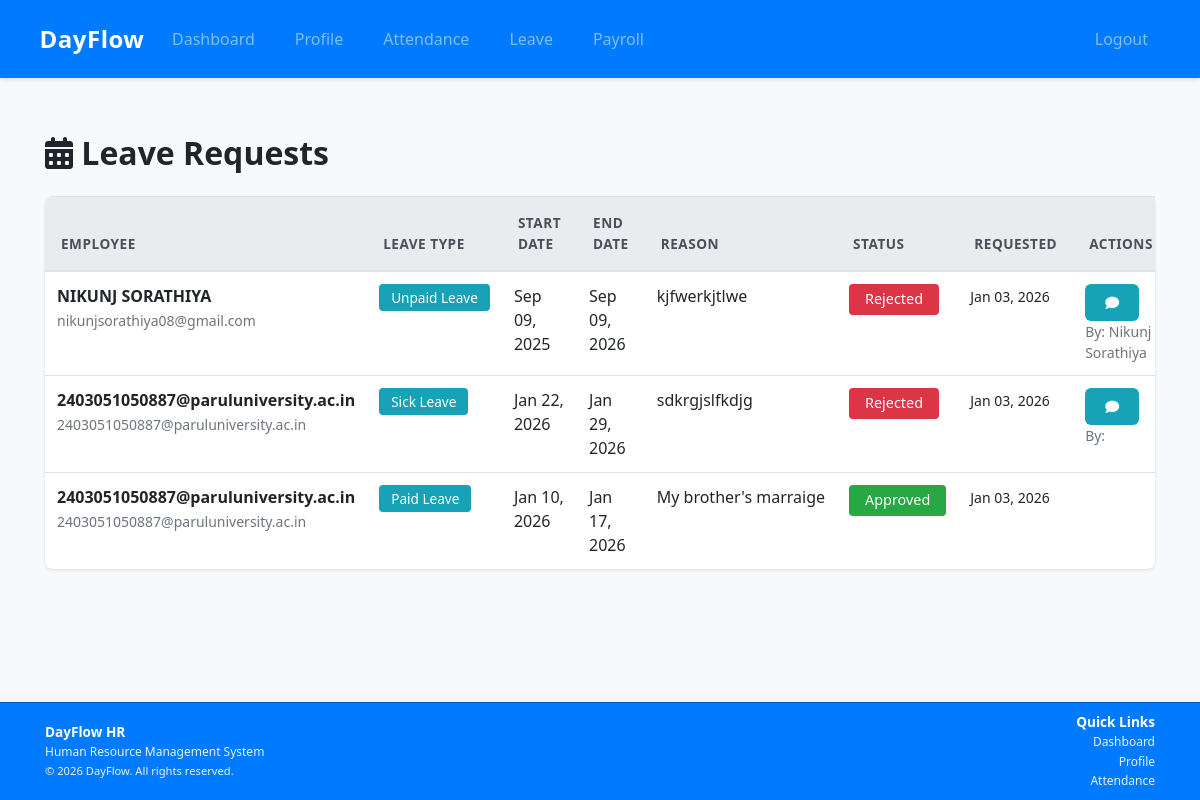
The app's page /leave/ (signed in) with its own data.
### apps/leave/models.py (models this page shows, shortened)
class LeaveRequest(models.Model):
    STATUS_CHOICES = [
        ('pending', 'Pending'),
        ('approved', 'Approved'),
        ('rejected', 'Rejected'),
    ]
    LEAVE_TYPE_CHOICES = [
        ('paid', 'Paid Leave'),
        ('sick', 'Sick Leave'),
        ('unpaid', 'Unpaid Leave'),
    ]
    employee = models.ForeignKey(User, on_delete=models.CASCADE, related_name='leave_requests')
    leave_type = models.CharField(max_length=10, choices=LEAVE_TYPE_CHOICES, default='paid')
    start_date = models.DateField()
    end_date = models.DateField()
    reason = models.TextField()
    status = models.CharField(max_length=10, choices=STATUS_CHOICES, default='pending')
    requested_at = models.DateTimeField(auto_now_add=True)
    approved_at = models.DateTimeField(null=True, blank=True)
    approved_by = models.ForeignKey(User, on_delete=models.SET_NULL, null=True, blank=True, related_name='approved_leaves')
    admin_comments = models.TextField(blank=True, null=True)

### apps/accounts/models.py (models this page shows, shortened)
class User(AbstractUser):
    ROLE_CHOICES = [
        ('employee', 'Employee'),
        ('admin', 'Admin'),
    ]
    email = models.EmailField(unique=True)
    role = models.CharField(max_length=10, choices=ROLE_CHOICES, default='employee')
    email_verification_token = models.CharField(max_length=100, blank=True, null=True)
    USERNAME_FIELD = 'email'
    REQUIRED_FIELDS = ['username']
    class Meta:
        app_label = 'accounts'

### apps/leave/views.py (the view)
# urls.py: path('', views.leave_list, name='leave_list'),
@login_required
def leave_list(request):
    if request.user.role == 'admin':
        leaves = LeaveRequest.objects.all().order_by('-requested_at')
    else:
        leaves = LeaveRequest.objects.filter(employee=request.user).order_by('-requested_at')
    return render(request, 'leave/leave_list.html', {'leaves': leaves})

### templates/leave/leave_list.html (shortened to what this page needs)
{% extends 'base.html' %}
{% block content %}
<div class="d-flex justify-content-between align-items-center mb-4">
    <h2 class="mb-0"><i class="fas fa-calendar-alt"></i> Leave Requests</h2>
</div>
<div class="card shadow-sm">
    <div class="card-body p-0">
        <div class="table-responsive">
            <table class="table table-hover mb-0">
                <thead class="thead-light">
                    <tr>
                        {% if user.role == 'admin' %}<th>Employee</th>{% endif %}
                        <th>Leave Type</th>
                        <th>Start Date</th>
                        <th>End Date</th>
                        <th>Reason</th>
                        <th>Status</th>
                        <th>Requested</th>
                        {% if user.role == 'admin' %}<th>Actions</th>{% endif %}
                    </tr>
                </thead>
                <tbody>
                    {% for leave in leaves %}
                        <tr class="animated-row">
                            {% if user.role == 'admin' %}
                                <td>
                                    <strong>{{ leave.employee.get_full_name|default:leave.employee.username }}</strong>
                                    <br><small class="text-muted">{{ leave.employee.email }}</small>
                                </td>
                            {% endif %}
                            <td>
                                <span class="badge badge-info">{{ leave.get_leave_type_display }}</span>
                            </td>
                            <td>{{ leave.start_date|date:"M d, Y" }}</td>
                            <td>{{ leave.end_date|date:"M d, Y" }}</td>
                            <td>
                                <div class="text-truncate" style="max-width: 200px;" title="{{ leave.reason }}">
                                    {{ leave.reason }}
                                </div>
                            </td>
                            <td>
                                <span class="badge badge-{% if leave.status == 'approved' %}success{% elif leave.status == 'rejected' %}danger{% else %}warning{% endif %} badge-lg">
                                    {{ leave.get_status_display }}
                                </span>
                            </td>
                            <td><small>{{ leave.requested_at|date:"M d, Y" }}</small></td>
                            {% if user.role == 'admin' %}
                                <td>
                                    {% if leave.status == 'pending' %}
                                        <a href="{% url 'approve_leave' leave.id %}" class="btn btn-sm btn-success">
                                            <i class="fas fa-check"></i> Review
                                        </a>
                                    {% else %}
                                        {% if leave.admin_comments %}
                                            <button type="button" class="btn btn-sm btn-info" data-toggle="tooltip" title="{{ leave.admin_comments }}">
                                                <i class="fas fa-comment"></i>
                                            </button>
                                        {% endif %}
                                        <small class="text-muted d-block">
                                            {% if leave.approved_by %}
                                                By: {{ leave.approved_by.get_full_name|default:leave.approved_by.username }}
                                            {% endif %}
                                        </small>
                                    {% endif %}
                                </td>
                            {% endif %}
                        </tr>
                    {% endfor %}
                </tbody>
            </table>
        </div>
    </div>
</div>
{% endblock %}

### static/css/style.css (style rules this page uses)
* { transition: all 0.3s ease; }
body { font-family: 'Segoe UI', Tahoma, Geneva, Verdana, sans-serif; background-color: #f8f9fa; min-height: 100vh; display: flex; flex-direction: column; }
.card { box-shadow: 0 1px 3px rgba(0,0,0,0.12); border: 1px solid #e9ecef; border-radius: 8px; margin-bottom: 1.5rem; transition: all 0.2s ease; background: white; }
.shadow-sm { box-shadow: 0 1px 3px rgba(0,0,0,0.12) !important; }
.btn { border-radius: 6px; font-weight: 500; padding: 0.5rem 1.25rem; transition: all 0.2s ease; border: none; }
.btn-info { background-color: #17a2b8; color: white; }
.table { border-radius: 8px; overflow: hidden; }
.table thead th { background-color: #f8f9fa; border-bottom: 2px solid #dee2e6; font-weight: 600; text-transform: uppercase; font-size: 0.85rem; letter-spacing: 0.5px; padding: 1rem; color: #495057; }
.table tbody tr { transition: all 0.2s ease; }
.badge { padding: 0.4rem 0.75rem; font-weight: 500; border-radius: 4px; font-size: 0.85rem; }
.card { border: none; box-shadow: 0 4px 6px rgba(0, 0, 0, 0.07); transition: all 0.3s ease; }
.badge-lg { padding: 0.5rem 1rem; font-size: 0.9rem; }
.badge-success { background-color: #28a745; color: white; }
.badge-danger { background-color: #dc3545; color: white; }
.badge-info { background-color: #17a2b8; color: white; }
h2 { color: #212529; font-weight: 600; margin-bottom: 1.5rem; }
.text-muted { color: #6c757d !important; }
html { scroll-behavior: smooth; }

### records on screen
LeaveRequest: employee.get_full_name "NIKUNJ SORATHIYA", employee.email "nikunjsorathiya08@gmail.com", leave_type "Unpaid Leave", start_date "Sep 09, 2025", end_date "Sep 09, 2026", reason "kjfwerkjtlwe", status "Rejected", requested_at "Jan 03, 2026", approved_by.get_full_name "Nikunj Sorathiya"
LeaveRequest: employee.get_full_name "2403051050887@paruluniversity.ac.in", employee.email "2403051050887@paruluniversity.ac.in", leave_type "Sick Leave", start_date "Jan 22, 2026", end_date "Jan 29, 2026", reason "sdkrgjslfkdjg", status "Rejected", requested_at "Jan 03, 2026"
LeaveRequest: employee.get_full_name "2403051050887@paruluniversity.ac.in", employee.email "2403051050887@paruluniversity.ac.in", leave_type "Paid Leave", start_date "Jan 10, 2026", end_date "Jan 17, 2026", reason "My brother's marraige", status "Approved", requested_at "Jan 03, 2026"
